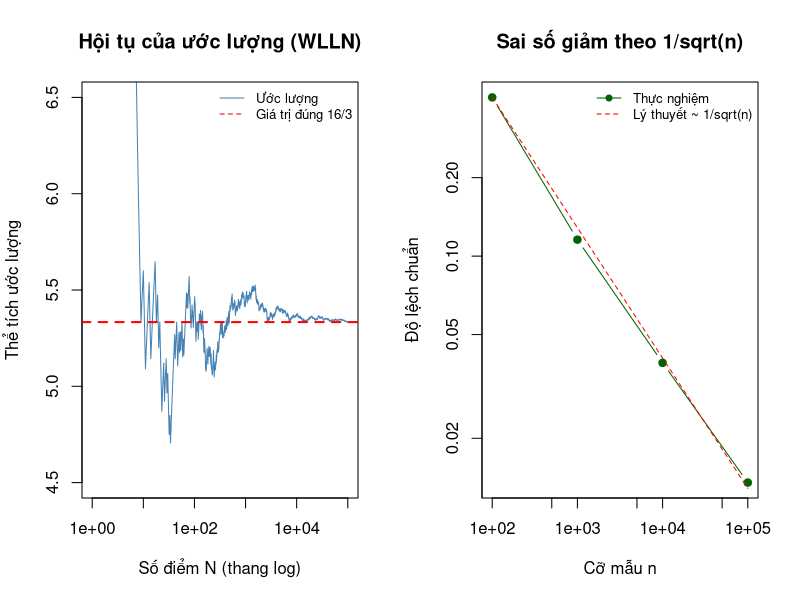

R code for this plot:
# =====================================================================
# Chủ đề 10: Tích phân Monte Carlo trong Hình học
# Thí nghiệm: Ước lượng thể tích khối Steinmetz (giao của 2 hình trụ)
#   Hình trụ 1: x^2 + y^2 <= 1     Hình trụ 2: x^2 + z^2 <= 1
#   Thể tích chính xác: V = 16/3 ≈ 5.3333
# Công cụ: Phân bố đều U(-1, 1) + Luật Yếu Số Lớn (WLLN)
# =====================================================================

set.seed(2026)                       # cố định kết quả để tái lập được

V_true <- 16 / 3                     # đáp số lý thuyết để đối chiếu
V_box  <- 2^3                        # thể tích hộp bao [-1,1]^3 = 8

# ---------------------------------------------------------------------
# Bước 1: Gieo N điểm ngẫu nhiên đều trong hộp [-1,1]^3
#   Mỗi tọa độ x, y, z ~ U(-1, 1) độc lập
# ---------------------------------------------------------------------
N <- 100000
x <- runif(N, min = -1, max = 1)
y <- runif(N, min = -1, max = 1)
z <- runif(N, min = -1, max = 1)

# ---------------------------------------------------------------------
# Bước 2: Biến chỉ thị I_i = 1 nếu điểm nằm trong khối, 0 nếu không
#   I_i ~ Bernoulli(p), với p = V / V_box
# ---------------------------------------------------------------------
inside <- (x^2 + y^2 <= 1) & (x^2 + z^2 <= 1)

# ---------------------------------------------------------------------
# Bước 3: Ước lượng  V_hat = V_box * (1/N) * sum(I_i)
#   Theo WLLN: trung bình mẫu -> p (hội tụ theo xác suất) khi N -> ∞
# ---------------------------------------------------------------------
p_hat <- mean(inside)
V_hat <- V_box * p_hat

# Sai số chuẩn và khoảng tin cậy 95%
se    <- V_box * sqrt(p_hat * (1 - p_hat) / N)
ci    <- V_hat + c(-1, 1) * 1.96 * se

cat("===== KẾT QUẢ (N =", format(N, big.mark = ",", scientific = FALSE), "điểm) =====\n")
cat(sprintf("Tỷ lệ điểm rơi vào khối p_hat : %.5f\n", p_hat))
cat(sprintf("Thể tích ước lượng V_hat      : %.5f\n", V_hat))
cat(sprintf("Thể tích chính xác 16/3       : %.5f\n", V_true))
cat(sprintf("Sai số tuyệt đối              : %.5f\n", abs(V_hat - V_true)))
cat(sprintf("Khoảng tin cậy 95%%            : [%.4f, %.4f]\n", ci[1], ci[2]))

# ---------------------------------------------------------------------
# Bước 4: Minh họa WLLN — ước lượng hội tụ khi N tăng
# ---------------------------------------------------------------------
running_est <- V_box * cumsum(inside) / seq_len(N)

par(mfrow = c(1, 2))

plot(seq_len(N), running_est, type = "l", log = "x", col = "steelblue",
     ylim = c(4.5, 6.5), xlab = "Số điểm N (thang log)",
     ylab = "Thể tích ước lượng",
     main = "Hội tụ của ước lượng (WLLN)")
abline(h = V_true, col = "red", lwd = 2, lty = 2)
legend("topright", legend = c("Ước lượng", "Giá trị đúng 16/3"),
       col = c("steelblue", "red"), lty = c(1, 2), bty = "n", cex = 0.8)

# ---------------------------------------------------------------------
# Bước 5: Kiểm tra định lượng — xác suất sai lệch > epsilon giảm về 0
#   Lặp lại thí nghiệm R lần với mỗi cỡ mẫu n
# ---------------------------------------------------------------------
mc_volume <- function(n) {
  x <- runif(n, -1, 1); y <- runif(n, -1, 1); z <- runif(n, -1, 1)
  V_box * mean((x^2 + y^2 <= 1) & (x^2 + z^2 <= 1))
}

n_vals <- c(100, 1000, 10000, 100000)
R      <- 200
eps    <- 0.1

res <- t(sapply(n_vals, function(n) {
  est <- replicate(R, mc_volume(n))
  c(n          = n,
    trung_binh = mean(est),
    do_lech_sd = sd(est),
    P_sai_lech = mean(abs(est - V_true) > eps))
}))

cat("\n===== WLLN: P(|V_hat - V| >", eps, ") khi n tăng =====\n")
print(round(res, 4))

plot(res[, "n"], res[, "do_lech_sd"], log = "xy", type = "b", pch = 19,
     col = "darkgreen", xlab = "Cỡ mẫu n", ylab = "Độ lệch chuẩn",
     main = "Sai số giảm theo 1/sqrt(n)")
lines(n_vals, res[1, "do_lech_sd"] * sqrt(n_vals[1] / n_vals),
      col = "red", lty = 2)
legend("topright", legend = c("Thực nghiệm", "Lý thuyết ~ 1/sqrt(n)"),
       col = c("darkgreen", "red"), lty = c(1, 2), pch = c(19, NA),
       bty = "n", cex = 0.8)

par(mfrow = c(1, 1))
